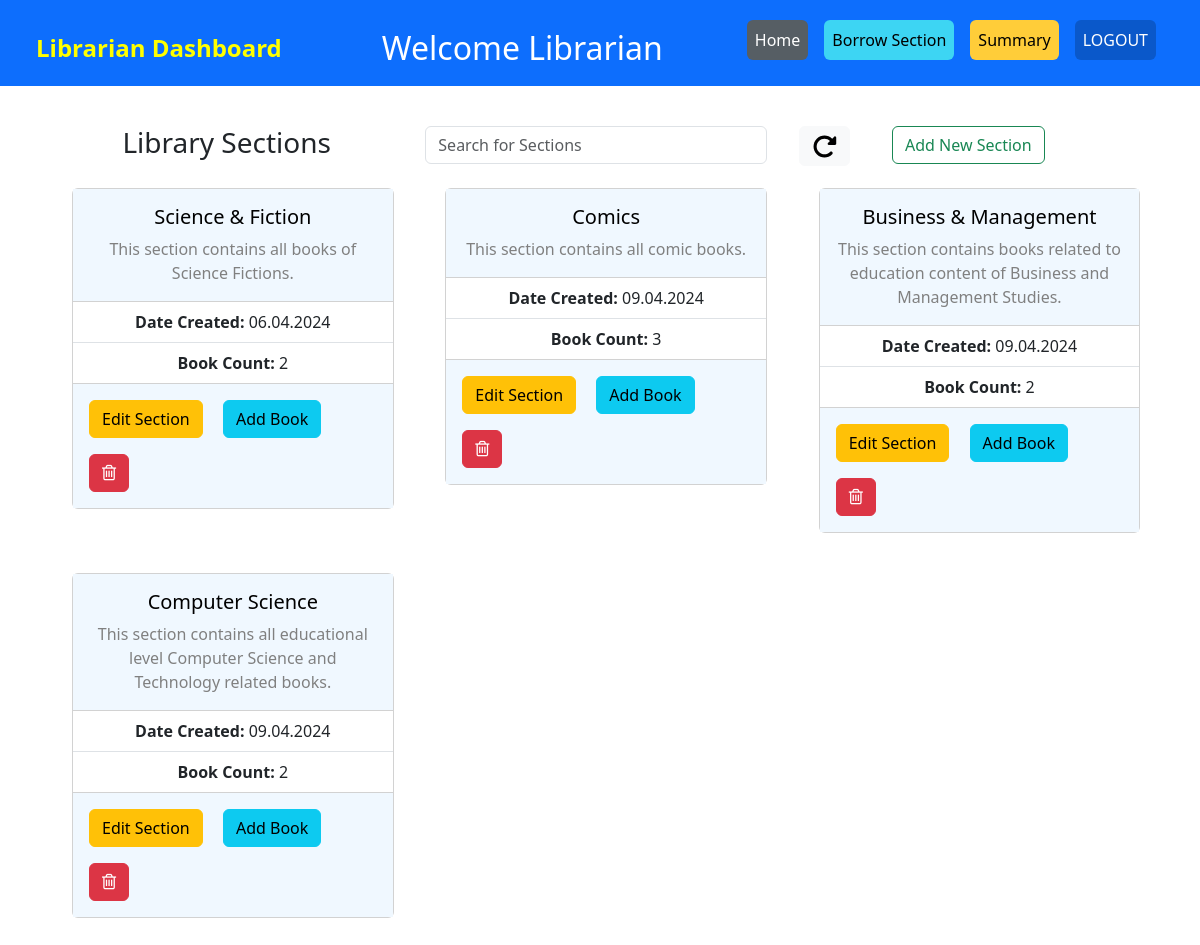
Screenshot of /librarian (signed in) with the database file from the repository.
### app.py (models this page shows)
class Section(db.Model):
    __tablename__ = 'section'
    section_id = db.Column(db.Integer, primary_key=True, autoincrement=True, unique=True)
    section_name = db.Column(db.String(50), nullable=False)
    section_description = db.Column(db.String(255), nullable=False)
    date_created = db.Column(db.DateTime, default=datetime.now)
    book_count = db.Column(db.Integer, default=0)

### app.py (the view)
@app.route('/librarian', methods=['GET', 'POST'])
@login_required
def librarian():
    sections = Section.query.all()
    search_query = request.args.get('search')
    if search_query:
        sections = Section.query.filter((Section.section_name.ilike(f"%{search_query}%"))).all()
    return render_template("librarian.html", sections=sections)

### app.py (called while the page is built)
@login_manager.user_loader
def load_user(user_id):
    return User.query.get(int(user_id))

### templates/librarian.html (shortened to what this page needs)
<!DOCTYPE html>
<html lang="en">
<head>
    <link rel="stylesheet" href="../static/style.css">
    <link href="https://cdn.jsdelivr.net/npm/bootstrap@5.3.3/dist/css/bootstrap.min.css" rel="stylesheet">
    <link rel="stylesheet" href="https://cdnjs.cloudflare.com/ajax/libs/font-awesome/4.7.0/css/font-awesome.min.css">
</head>
<body>
    <div id="app">
        <nav class="navbar navbar-expand-lg navbar-dark bg-primary" style="padding: 20px 0px 10px;">
            <div class="container-fluid">
                <a class="navbar-brand" href="#" style="font-size: 24px; color:yellow; padding-left: 24px;"><b>Librarian Dashboard</b></a>
                <div class="collapse navbar-collapse" id="navbarNav">
                    <h2 class="d-flex mx-auto my-2 my-lg-0" align="center" style="color: white;">Welcome Librarian</h2>
                    <ul class="navbar-nav ml-auto">
                        <li class="nav-item">
                            <a class="btn btn-secondary nav-link active" href="#">Home</a>
                        </li>
                        <li class="nav-item">
                            <a class="nav-link" href="#"></a>
                        </li>
                        <li class="nav-item">
                            <a class="btn btn-info nav-link active" href="{{ url_for('lib_borrow') }}" style="color: black;">Borrow Section</a>
                        </li>
                        <li class="nav-item">
                            <a class="nav-link" href="#"></a>
                        </li>
                        <li class="nav-item">
                            <a class="btn btn-warning nav-link active" href="{{ url_for('lib_summary') }}" style="color: black;">Summary</a>
                        </li>
                        <li class="nav-item">
                            <a class="nav-link" href="#"></a>
                        </li>
                        <li class="nav-item">
                          <a class="btn btn-primary mb-3 nav-link active" aria-current="page" href="/logout">LOGOUT</a>
                        </li>
                        <li class="nav-item">
                            <a class="nav-link" href="#"></a>
                        </li>
                        <li class="nav-item">
                            <a class="nav-link" href="#"></a>
                        </li>
                    </ul>
                </div>
            </div>
        </nav>
        <div class="section">
            <div class="container">
                <div class="row" align="center">
                    <div class="col-4" align="center"><h3>Library Sections</h3></div>
                    <div class="col-4">
                        <form class="d-flex mx-auto my-2 my-lg-0" action="{{ url_for('librarian') }}" method="GET" role="search">
                            <input class="form-control me-2" type="search" placeholder="Search for Sections" name="search" aria-label="Search" style="width: 400px;">
                        </form>
                    </div>
                    <div class="col-1" align="left">
                        <a href="{{ url_for('librarian') }}" class="btn btn-light">
                            <img src="../static/img/rotate-right-solid.svg" alt="" width="25px">
                        </a>
                    </div>
                    <div class="col-3" align="left">
                        <router-link to="/add-section" class="btn btn-outline-success">Add New Section</router-link>
                    </div>
                </div>
                <div class="row" align="center">
                    {% for section in sections %}
                        <div class="col-sm-4">
                                <a href="{{ url_for('view_section', section_id=section.section_id) }}" style="text-decoration: none;">
                                    <div class="card" style="width: 20.1rem;">
                                        <div class="card-body">
                                            <h5 class="card-title" style="color: black;">{{ section.section_name }}</h5>
                                            <p class="card-text" style="color: grey;">{{ section.section_description }}</p>
                                        </div>
                                        <ul class="list-group list-group-flush">
                                            <li class="list-group-item"><b>Date Created:</b> {{ section.date_created.strftime('%d.%m.%Y') }}</li>
                                            <li class="list-group-item"><b>Book Count:</b> {{ section.book_count }}</li>
                                        </ul>
                                        <div class="card-body">
                                            <div class="row g-3 align-items-center">
                                                <div class="col-auto">
                                                    <router-link :to="{path: '/edit-section', query: {section_id: '{{section.section_id}}', SectionName: '{{section.section_name}}', SecDesc: '{{section.section_description}}'}}" class="card-link btn btn-warning">Edit Section</router-link>
                                                    <router-link :to="{ path: '/add-book', query: { SectionName: '{{section.section_name}}' }}" class="card-link btn btn-info">Add Book</router-link>
                                                </div>
                                                <div class="col-auto">
                                                    <form method="POST" action="/delete-section">
                                                        <button type="submit" class="card-link btn btn-danger"><i class="fa fa-trash-o" style="font-size:18px;color:white"></i></button>
                                                    </form>
                                                </div>
                                            </div>
                                        </div>
                                    </div>
                                </a>
                        </div>
                    {% endfor %}
                </div>
            </div>
        </div>
    </div>
</body>
</html>

### static/style.css (style rules this page uses)
.section { padding: 40px; }
.section .card { margin: 20px; }
.section .card .card-body { background-color: aliceblue; }

### rows the page displays
Section: section_name "Science & Fiction", section_description "This section contains all books of Science Fictions.", date_created "06.04.2024", book_count "2"
Section: section_name "Comics", section_description "This section contains all comic books.", date_created "09.04.2024", book_count "3"
Section: section_name "Business & Management", section_description "This section contains books related to education content of Business and Management Studies.", date_created "09.04.2024", book_count "2"
Section: section_name "Computer Science", section_description "This section contains all educational level Computer Science and Technology related books.", date_created "09.04.2024", book_count "2"
